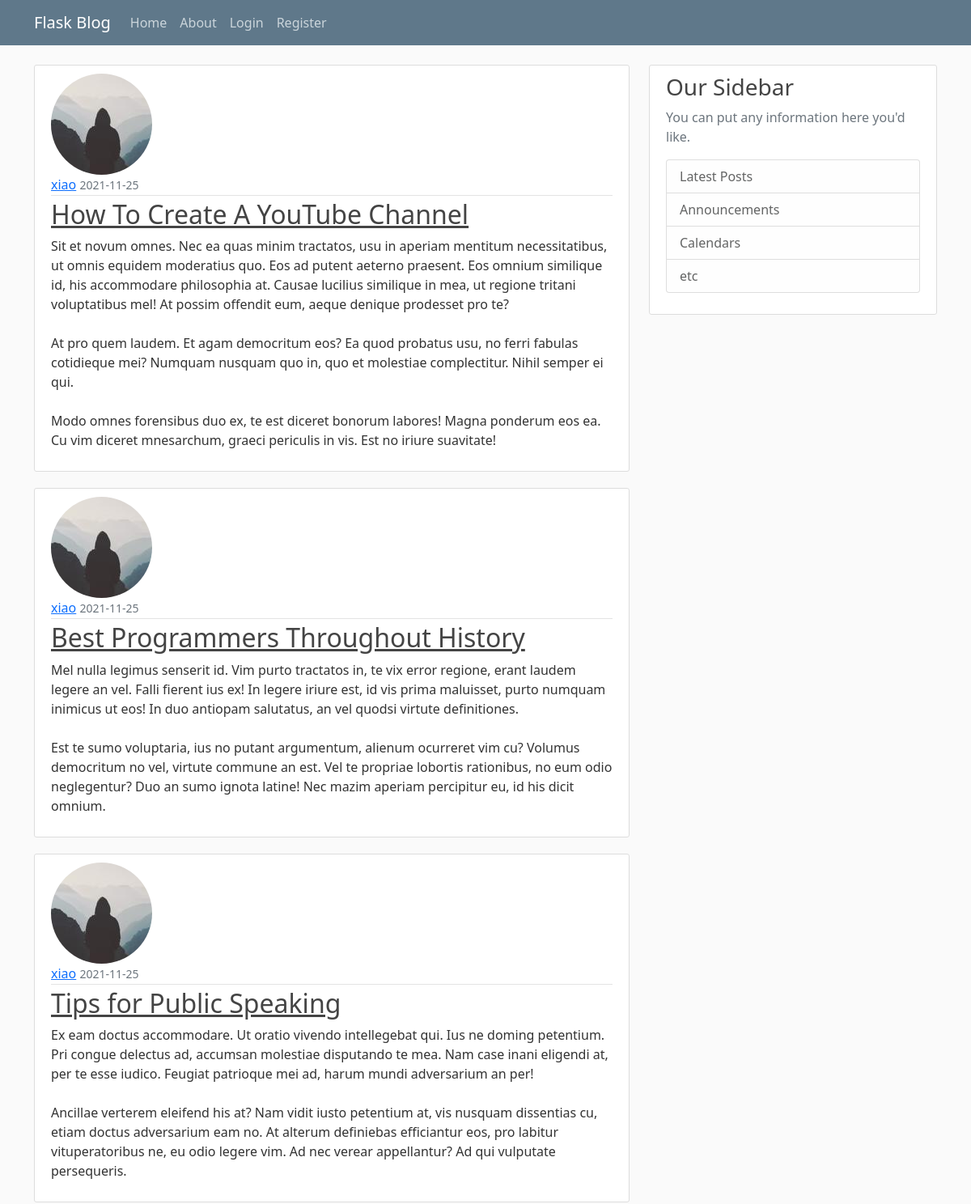
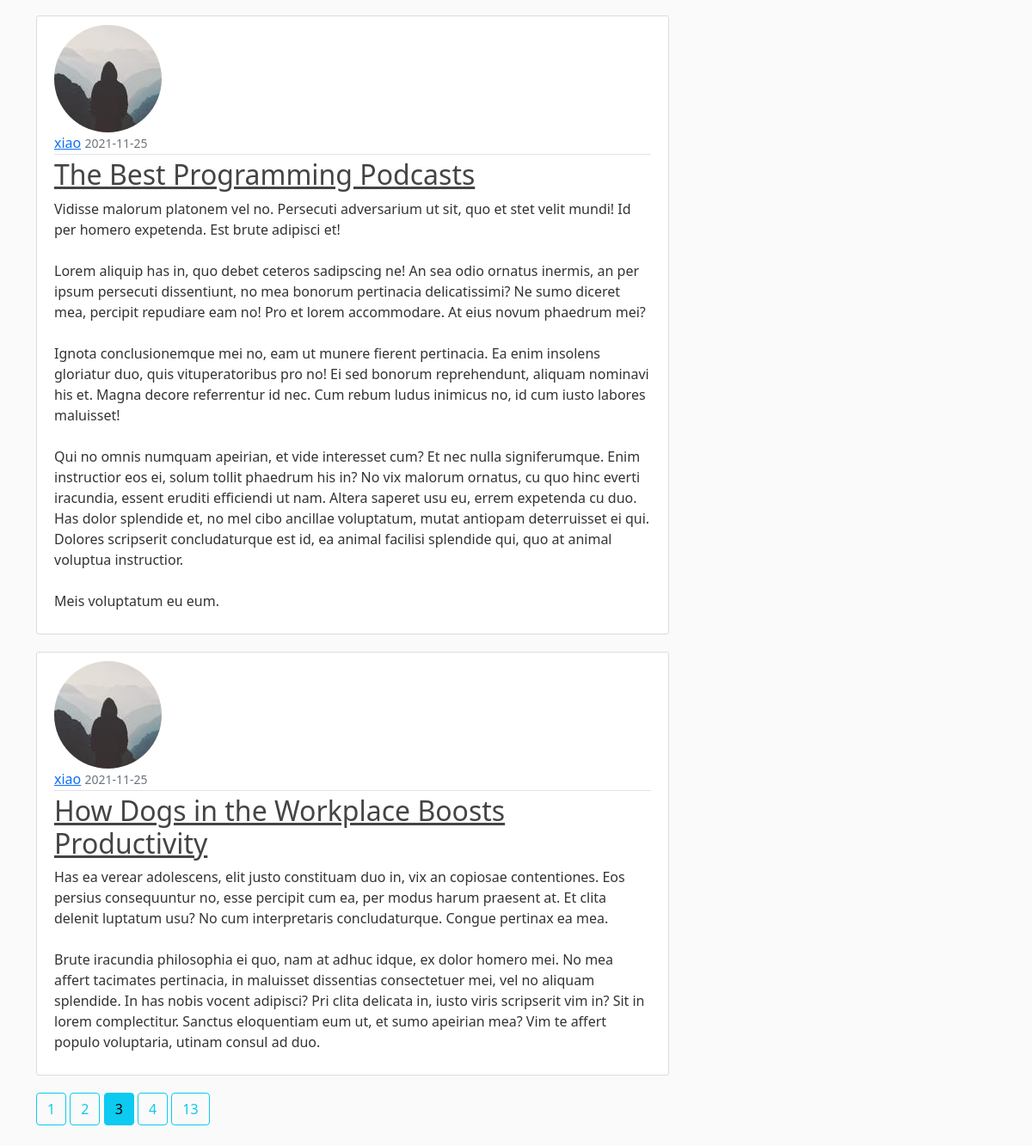
Screenshot of /home?page=3 with the database file from the repository (2 pictures, top to bottom).
### flaskblog/models.py (models this page shows, shortened)
class Post(db.Model):
    id = db.Column(db.Integer, primary_key=True)
    title = db.Column(db.String(100), nullable=False)
    date_posted = db.Column(db.DateTime(timezone=True), default=datetime.now)
    content = db.Column(db.Text, nullable=False)
    user_id = db.Column(db.Integer, db.ForeignKey('user.id'), nullable=False)

class User(db.Model, UserMixin):
    id = db.Column(db.Integer, primary_key=True)
    username = db.Column(db.String(20), unique=True, nullable=False)
    email = db.Column(db.String(120), unique=True, nullable=False)
    image_file = db.Column(db.String(20), nullable=False, default='default.jpg')
    password = db.Column(db.String(60), nullable=False)
    posts = db.relationship('Post', backref='author', lazy=True)

### flaskblog/routes.py (the view)
@app.route("/")
@app.route("/home")
def home():
    page = request.args.get('page', 1, type=int)
    posts = Post.query.order_by(Post.date_posted.desc()).paginate(page=page, per_page=5)
    return render_template('home.html', posts=posts)

### flaskblog/templates/home.html (shortened to what this page needs)
{% extends "layout.html" %}
{% block content %}
    {% for post in posts.items %}
        <article class="media content-section">
            <img class="rounded-circle artical-img" src="{{ url_for('static', filename='profile_pics/' + post.author.image_file) }}">
            <div class="media-body">
                <div class="article-metadata">
                    <a class="mr-2" href="{{url_for('user_posts', username=post.author.username)}}">{{ post.author.username }}</a>
                    <small class="text-muted">{{ post.date_posted.strftime('%Y-%m-%d') }}</small>
                </div>
                <h2><a class="article-title" href="{{ url_for('post', post_id=post.id) }}">{{ post.title }}</a></h2>
                <p class="article-content">{{ post.content }}</p>
            </div>
        </article>
    {% endfor %}
    {% for page_num in posts.iter_pages(left_edge=1, right_edge=1, left_current=1, right_current=2) %}
        {% if page_num %}
            {% if posts.page == page_num %}
                <a class="btn btn-info mb-4" href="{{url_for('home', page=page_num)}}">{{page_num}}</a>
            {% else %}
                <a class="btn btn-outline-info mb-4" href="{{url_for('home', page=page_num)}}">{{page_num}}</a>
            {% endif %}
        {% endif %}
    {% endfor %}
{% endblock content %}

### flaskblog/static/main.css (style rules this page uses)
body { background: #fafafa; color: #333333; margin-top: 5rem; }
h1, h2, h3, h4, h5, h6 { color: #444444; }
.content-section { background: #ffffff; padding: 10px 20px; border: 1px solid #dddddd; border-radius: 3px; margin-bottom: 20px; }
.article-title { color: #444444; }
.article-content { white-space: pre-line; }
.article-metadata { padding-bottom: 1px; margin-bottom: 4px; border-bottom: 1px solid #e3e3e3 }

### rows the page displays
Post: image_file (picture), author.username "xiao", date_posted "2021-11-25", title "How To Create A YouTube Channel", content "Sit et novum omnes. Nec ea quas minim tractatos, usu in aperiam mentitum necessitatibus, ut omnis equidem moderatius quo. Eos ad putent aeterno praesent. Eos omnium similique id, his accommodare philosophia at. Causae lucilius similique in mea, ut regione tritani voluptatibus mel! At possim offendit eum, aeque denique prodesset pro te? At pro quem laudem. Et agam democritum eos? Ea quod probatus usu, no ferri fabulas cotidieque mei? Numquam nusquam quo in, quo et molestiae complectitur. Nihil semper ei qui. Modo omnes forensibus duo ex, te est diceret bonorum labores! Magna ponderum eos ea. Cu vim diceret mnesarchum, graeci periculis in vis. Est no iriure suavitate!"
Post: image_file (picture), author.username "xiao", date_posted "2021-11-25", title "Best Programmers Throughout History", content "Mel nulla legimus senserit id. Vim purto tractatos in, te vix error regione, erant laudem legere an vel. Falli fierent ius ex! In legere iriure est, id vis prima maluisset, purto numquam inimicus ut eos! In duo antiopam salutatus, an vel quodsi virtute definitiones. Est te sumo voluptaria, ius no putant argumentum, alienum ocurreret vim cu? Volumus democritum no vel, virtute commune an est. Vel te propriae lobortis rationibus, no eum odio neglegentur? Duo an sumo ignota latine! Nec mazim aperiam percipitur eu, id his dicit omnium."
Post: image_file (picture), author.username "xiao", date_posted "2021-11-25", title "Tips for Public Speaking", content "Ex eam doctus accommodare. Ut oratio vivendo intellegebat qui. Ius ne doming petentium. Pri congue delectus ad, accumsan molestiae disputando te mea. Nam case inani eligendi at, per te esse iudico. Feugiat patrioque mei ad, harum mundi adversarium an per! Ancillae verterem eleifend his at? Nam vidit iusto petentium at, vis nusquam dissentias cu, etiam doctus adversarium eam no. At alterum definiebas efficiantur eos, pro labitur vituperatoribus ne, eu odio legere vim. Ad nec verear appellantur? Ad qui vulputate persequeris."
Post: image_file (picture), author.username "xiao", date_posted "2021-11-25", title "The Best Programming Podcasts", content "Vidisse malorum platonem vel no. Persecuti adversarium ut sit, quo et stet velit mundi! Id per homero expetenda. Est brute adipisci et! Lorem aliquip has in, quo debet ceteros sadipscing ne! An sea odio ornatus inermis, an per ipsum persecuti dissentiunt, no mea bonorum pertinacia delicatissimi? Ne sumo diceret mea, percipit repudiare eam no! Pro et lorem accommodare. At eius novum phaedrum mei? Ignota conclusionemque mei no, eam ut munere fierent pertinacia. Ea enim insolens gloriatur duo, quis vituperatoribus pro no! Ei sed bonorum reprehendunt, aliquam nominavi his et. Magna decore referrentur id nec. Cum rebum ludus inimicus no, id cum iusto labores maluisset! Qui no omnis numquam…"
Post: image_file (picture), author.username "xiao", date_posted "2021-11-25", title "How Dogs in the Workplace Boosts Productivity", content "Has ea verear adolescens, elit justo constituam duo in, vix an copiosae contentiones. Eos persius consequuntur no, esse percipit cum ea, per modus harum praesent at. Et clita delenit luptatum usu? No cum interpretaris concludaturque. Congue pertinax ea mea. Brute iracundia philosophia ei quo, nam at adhuc idque, ex dolor homero mei. No mea affert tacimates pertinacia, in maluisset dissentias consectetuer mei, vel no aliquam splendide. In has nobis vocent adipisci? Pri clita delicata in, iusto viris scripserit vim in? Sit in lorem complectitur. Sanctus eloquentiam eum ut, et sumo apeirian mea? Vim te affert populo voluptaria, utinam consul ad duo."

### other values shown
{{ page_num }} "1" "2" "4" "13"
{{ page_num }} "3"
